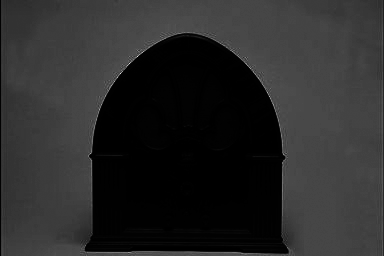
%> input picture 04_Pedro_Zeola/Estudo_04_arquivos/radio.tif, 384 x 256 px
$ octave a04_05.m   (GNU Octave 9; MATLAB toolbox functions it lacks are replaced by stand-ins)
%> lines starting %> are read from the running program, lines starting %| are printed output that depends on the picture
% a04_05 [script]

clear all; close all; clc

g = imread('radio.tif');
%> g is the input picture: size 256x384 uint8; min 0, max 224, mean 41.7
figure, imshow(g), title('original')

g = im2double(g); %imagem [0...1]
%> g: size 256x384 double
figure, imshow(g), title('im2double')
mi = min(g(:))
%> mi = 0
Ma = max(g(:))
%> Ma = 0.878

gac = mat2gray(g); %autocontraste (normaliza玢o)
figure, imshow(gac), title('mat2gray')
mi = min(gac(:))
Ma = max(gac(:))
%> Ma = 1

g1 = imadjust(g,[mi; Ma],[0; 1], 0.4);
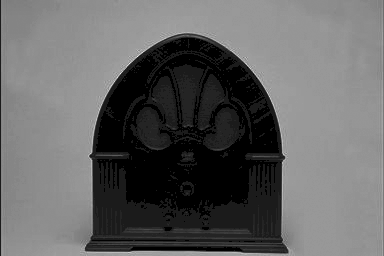
%> g1: size 256x384 double; min 0, max 0.949, mean 0.393
figure, imshow(g1), title('gamma 0.4')
m = min(g1(:))
%> m = 0
M = max(g1(:))
%> M = 0.949

g2 = imadjust(g,[mi; Ma],[0; 1], 0.1);
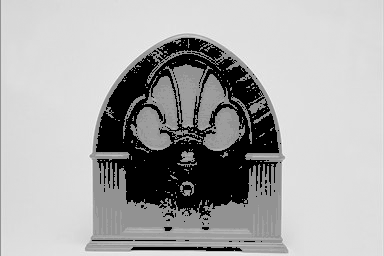
%> g2: size 256x384 double; min 0, max 0.987, mean 0.674
figure, imshow(g2), title('gamma 0.1')
m = min(g2(:))
M = max(g2(:))
%> M = 0.987

g3 = imadjust(g,[mi; Ma],[0; 1], 2);
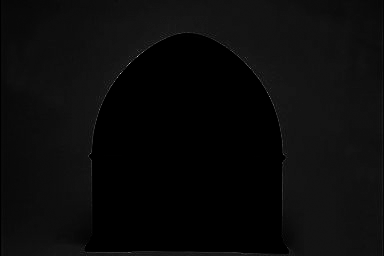
%> g3: size 256x384 double; min 0, max 0.772, mean 0.0422
figure, imshow(g3), title('gamma 2')
m = min(g3(:))
M = max(g3(:))
%> M = 0.772

g4 = imadjust(g,[mi; Ma],[0; 1], 10);
figure, imshow(g4), title('gamma 10')
m = min(g4(:))
M = max(g4(:))
%> M = 0.274

$ run again, with 04_Pedro_Zeola/Estudo_04_arquivos/xray01.png saved as 04_Pedro_Zeola/Estudo_04_arquivos/radio.tif
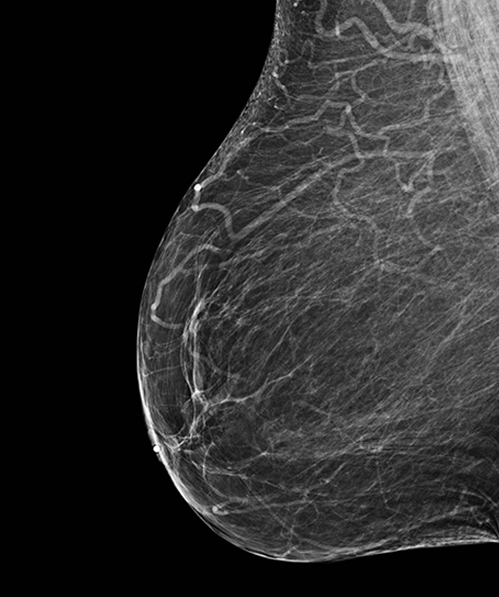
%> input picture 04_Pedro_Zeola/Estudo_04_arquivos/xray01.png, 499 x 597 px
%> g is the input picture: size 597x499 uint8; min 0, max 255, mean 44.2
%> g: size 597x499 double
%> mi = 0
%> Ma = 1
%> `g1 = imadjust(g,[mi; Ma],[0; 1], 0.4);`:
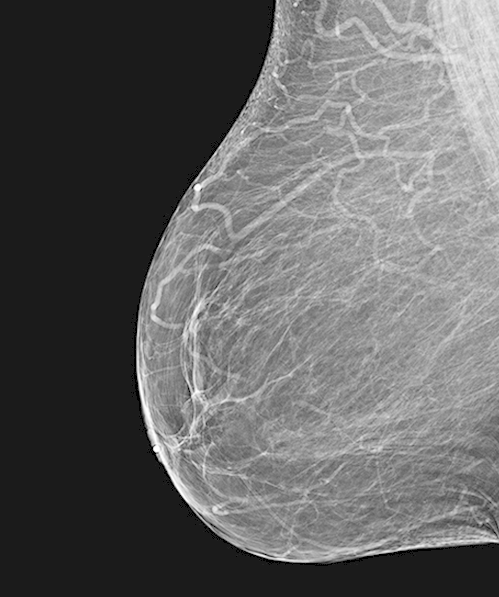
%> g1: size 597x499 double; min 0, max 1, mean 0.393
%> m = 0
%> M = 1
%> `g4 = imadjust(g,[mi; Ma],[0; 1], 10);`:
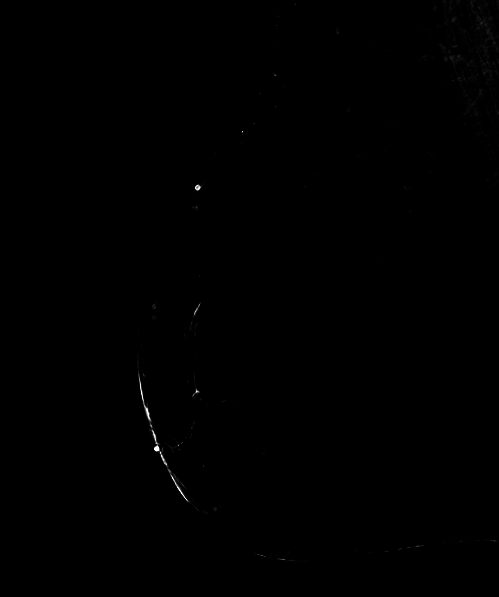
%> g4: size 597x499 double; min 0, max 1, mean 0.00121
